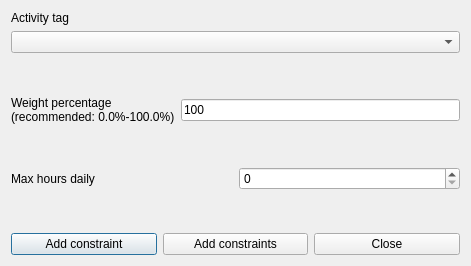
<?xml version="1.0" encoding="UTF-8"?>
<ui version="4.0">
 <class>AddConstraintTeachersActivityTagMaxHoursDailyRealDaysForm_template</class>
 <widget class="QDialog" name="AddConstraintTeachersActivityTagMaxHoursDailyRealDaysForm_template">
  <property name="geometry">
   <rect>
    <x>0</x>
    <y>0</y>
    <width>471</width>
    <height>266</height>
   </rect>
  </property>
  <property name="windowTitle">
   <string extracomment="This is the title of the dialog to add a new constraint of this type">Add teachers activity tag max hours daily real days</string>
  </property>
  <layout class="QGridLayout" name="gridLayout">
   <item row="0" column="0">
    <layout class="QVBoxLayout">
     <item>
      <widget class="QLabel" name="activityTagTextLabel">
       <property name="frameShape">
        <enum>QFrame::NoFrame</enum>
       </property>
       <property name="frameShadow">
        <enum>QFrame::Plain</enum>
       </property>
       <property name="text">
        <string>Activity tag</string>
       </property>
       <property name="wordWrap">
        <bool>false</bool>
       </property>
      </widget>
     </item>
     <item>
      <widget class="QComboBox" name="activityTagsComboBox">
       <property name="editable">
        <bool>false</bool>
       </property>
       <property name="insertPolicy">
        <enum>QComboBox::NoInsert</enum>
       </property>
       <property name="duplicatesEnabled">
        <bool>false</bool>
       </property>
      </widget>
     </item>
    </layout>
   </item>
   <item row="1" column="0">
    <spacer name="spacer2">
     <property name="orientation">
      <enum>Qt::Vertical</enum>
     </property>
     <property name="sizeType">
      <enum>QSizePolicy::Expanding</enum>
     </property>
     <property name="sizeHint" stdset="0">
      <size>
       <width>20</width>
       <height>21</height>
      </size>
     </property>
    </spacer>
   </item>
   <item row="2" column="0">
    <layout class="QHBoxLayout" name="horizontalLayout_2">
     <item>
      <widget class="QLabel" name="weightTextLabel">
       <property name="frameShape">
        <enum>QFrame::NoFrame</enum>
       </property>
       <property name="frameShadow">
        <enum>QFrame::Plain</enum>
       </property>
       <property name="text">
        <string>Weight percentage
(recommended: 0.0%-100.0%)</string>
       </property>
       <property name="wordWrap">
        <bool>false</bool>
       </property>
      </widget>
     </item>
     <item>
      <widget class="QLineEdit" name="weightLineEdit">
       <property name="text">
        <string notr="true">100</string>
       </property>
      </widget>
     </item>
    </layout>
   </item>
   <item row="3" column="0">
    <spacer name="verticalSpacer">
     <property name="orientation">
      <enum>Qt::Vertical</enum>
     </property>
     <property name="sizeHint" stdset="0">
      <size>
       <width>20</width>
       <height>23</height>
      </size>
     </property>
    </spacer>
   </item>
   <item row="4" column="0">
    <layout class="QHBoxLayout" name="horizontalLayout">
     <item>
      <widget class="QLabel" name="maxHoursTextLabel">
       <property name="frameShape">
        <enum>QFrame::NoFrame</enum>
       </property>
       <property name="frameShadow">
        <enum>QFrame::Plain</enum>
       </property>
       <property name="text">
        <string>Max hours daily</string>
       </property>
       <property name="wordWrap">
        <bool>false</bool>
       </property>
      </widget>
     </item>
     <item>
      <widget class="QSpinBox" name="maxHoursSpinBox"/>
     </item>
    </layout>
   </item>
   <item row="5" column="0">
    <spacer name="verticalSpacer_2">
     <property name="orientation">
      <enum>Qt::Vertical</enum>
     </property>
     <property name="sizeHint" stdset="0">
      <size>
       <width>20</width>
       <height>24</height>
      </size>
     </property>
    </spacer>
   </item>
   <item row="6" column="0">
    <layout class="QHBoxLayout">
     <item>
      <widget class="QPushButton" name="addConstraintPushButton">
       <property name="text">
        <string>Add constraint</string>
       </property>
      </widget>
     </item>
     <item>
      <widget class="QPushButton" name="addConstraintsPushButton">
       <property name="text">
        <string>Add constraints</string>
       </property>
      </widget>
     </item>
     <item>
      <widget class="QPushButton" name="closePushButton">
       <property name="text">
        <string>Close</string>
       </property>
      </widget>
     </item>
    </layout>
   </item>
  </layout>
 </widget>
 <layoutdefault spacing="6" margin="11"/>
 <resources/>
 <connections/>
</ui>
